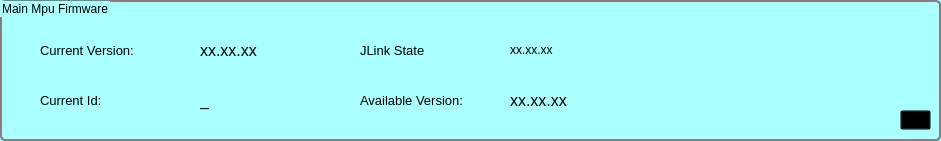
   <widget class="QGroupBox" name="groupBoxMain">
    <property name="geometry">
     <rect>
      <x>10</x>
      <y>20</y>
      <width>941</width>
      <height>141</height>
     </rect>
    </property>
    <property name="palette">
     <palette>
      <active>
       <colorrole role="WindowText">
        <brush brushstyle="SolidPattern">
         <color alpha="255">
          <red>0</red>
          <green>0</green>
          <blue>0</blue>
         </color>
        </brush>
       </colorrole>
       <colorrole role="Button">
        <brush brushstyle="SolidPattern">
         <color alpha="255">
          <red>170</red>
          <green>255</green>
          <blue>255</blue>
         </color>
        </brush>
       </colorrole>
       <colorrole role="Light">
        <brush brushstyle="SolidPattern">
         <color alpha="255">
          <red>255</red>
          <green>255</green>
          <blue>255</blue>
         </color>
        </brush>
       </colorrole>
       <colorrole role="Midlight">
        <brush brushstyle="SolidPattern">
         <color alpha="255">
          <red>212</red>
          <green>255</green>
          <blue>255</blue>
         </color>
        </brush>
       </colorrole>
       <colorrole role="Dark">
        <brush brushstyle="SolidPattern">
         <color alpha="255">
          <red>85</red>
          <green>127</green>
          <blue>127</blue>
         </color>
        </brush>
       </colorrole>
       <colorrole role="Mid">
        <brush brushstyle="SolidPattern">
         <color alpha="255">
          <red>113</red>
          <green>170</green>
          <blue>170</blue>
         </color>
        </brush>
       </colorrole>
       <colorrole role="Text">
        <brush brushstyle="SolidPattern">
         <color alpha="255">
          <red>0</red>
          <green>0</green>
          <blue>0</blue>
         </color>
        </brush>
       </colorrole>
       <colorrole role="BrightText">
        <brush brushstyle="SolidPattern">
         <color alpha="255">
          <red>255</red>
          <green>255</green>
          <blue>255</blue>
         </color>
        </brush>
       </colorrole>
       <colorrole role="ButtonText">
        <brush brushstyle="SolidPattern">
         <color alpha="255">
          <red>0</red>
          <green>0</green>
          <blue>0</blue>
         </color>
        </brush>
       </colorrole>
       <colorrole role="Base">
        <brush brushstyle="SolidPattern">
         <color alpha="255">
          <red>255</red>
          <green>255</green>
          <blue>255</blue>
         </color>
        </brush>
       </colorrole>
       <colorrole role="Window">
        <brush brushstyle="SolidPattern">
         <color alpha="255">
          <red>170</red>
          <green>255</green>
          <blue>255</blue>
         </color>
        </brush>
       </colorrole>
       <colorrole role="Shadow">
        <brush brushstyle="SolidPattern">
         <color alpha="255">
          <red>0</red>
          <green>0</green>
          <blue>0</blue>
         </color>
        </brush>
       </colorrole>
       <colorrole role="AlternateBase">
        <brush brushstyle="SolidPattern">
         <color alpha="255">
          <red>212</red>
          <green>255</green>
          <blue>255</blue>
         </color>
        </brush>
       </colorrole>
       <colorrole role="ToolTipBase">
        <brush brushstyle="SolidPattern">
         <color alpha="255">
          <red>255</red>
          <green>255</green>
          <blue>220</blue>
         </color>
        </brush>
       </colorrole>
       <colorrole role="ToolTipText">
        <brush brushstyle="SolidPattern">
         <color alpha="255">
          <red>0</red>
          <green>0</green>
          <blue>0</blue>
         </color>
        </brush>
       </colorrole>
      </active>
      <inactive>
       <colorrole role="WindowText">
        <brush brushstyle="SolidPattern">
         <color alpha="255">
          <red>0</red>
          <green>0</green>
          <blue>0</blue>
         </color>
        </brush>
       </colorrole>
       <colorrole role="Button">
        <brush brushstyle="SolidPattern">
         <color alpha="255">
          <red>170</red>
          <green>255</green>
          <blue>255</blue>
         </color>
        </brush>
       </colorrole>
       <colorrole role="Light">
        <brush brushstyle="SolidPattern">
         <color alpha="255">
          <red>255</red>
          <green>255</green>
          <blue>255</blue>
         </color>
        </brush>
       </colorrole>
       <colorrole role="Midlight">
        <brush brushstyle="SolidPattern">
         <color alpha="255">
          <red>212</red>
          <green>255</green>
          <blue>255</blue>
         </color>
        </brush>
       </colorrole>
       <colorrole role="Dark">
        <brush brushstyle="SolidPattern">
         <color alpha="255">
          <red>85</red>
          <green>127</green>
          <blue>127</blue>
         </color>
        </brush>
       </colorrole>
       <colorrole role="Mid">
        <brush brushstyle="SolidPattern">
         <color alpha="255">
          <red>113</red>
          <green>170</green>
          <blue>170</blue>
         </color>
        </brush>
       </colorrole>
       <colorrole role="Text">
        <brush brushstyle="SolidPattern">
         <color alpha="255">
          <red>0</red>
          <green>0</green>
          <blue>0</blue>
         </color>
        </brush>
       </colorrole>
       <colorrole role="BrightText">
        <brush brushstyle="SolidPattern">
         <color alpha="255">
          <red>255</red>
          <green>255</green>
          <blue>255</blue>
         </color>
        </brush>
       </colorrole>
       <colorrole role="ButtonText">
        <brush brushstyle="SolidPattern">
         <color alpha="255">
          <red>0</red>
          <green>0</green>
          <blue>0</blue>
         </color>
        </brush>
       </colorrole>
       <colorrole role="Base">
        <brush brushstyle="SolidPattern">
         <color alpha="255">
          <red>255</red>
          <green>255</green>
          <blue>255</blue>
         </color>
        </brush>
       </colorrole>
       <colorrole role="Window">
        <brush brushstyle="SolidPattern">
         <color alpha="255">
          <red>170</red>
          <green>255</green>
          <blue>255</blue>
         </color>
        </brush>
       </colorrole>
       <colorrole role="Shadow">
        <brush brushstyle="SolidPattern">
         <color alpha="255">
          <red>0</red>
          <green>0</green>
          <blue>0</blue>
         </color>
        </brush>
       </colorrole>
       <colorrole role="AlternateBase">
        <brush brushstyle="SolidPattern">
         <color alpha="255">
          <red>212</red>
          <green>255</green>
          <blue>255</blue>
         </color>
        </brush>
       </colorrole>
       <colorrole role="ToolTipBase">
        <brush brushstyle="SolidPattern">
         <color alpha="255">
          <red>255</red>
          <green>255</green>
          <blue>220</blue>
         </color>
        </brush>
       </colorrole>
       <colorrole role="ToolTipText">
        <brush brushstyle="SolidPattern">
         <color alpha="255">
          <red>0</red>
          <green>0</green>
          <blue>0</blue>
         </color>
        </brush>
       </colorrole>
      </inactive>
      <disabled>
       <colorrole role="WindowText">
        <brush brushstyle="SolidPattern">
         <color alpha="255">
          <red>85</red>
          <green>127</green>
          <blue>127</blue>
         </color>
        </brush>
       </colorrole>
       <colorrole role="Button">
        <brush brushstyle="SolidPattern">
         <color alpha="255">
          <red>170</red>
          <green>255</green>
          <blue>255</blue>
         </color>
        </brush>
       </colorrole>
       <colorrole role="Light">
        <brush brushstyle="SolidPattern">
         <color alpha="255">
          <red>255</red>
          <green>255</green>
          <blue>255</blue>
         </color>
        </brush>
       </colorrole>
       <colorrole role="Midlight">
        <brush brushstyle="SolidPattern">
         <color alpha="255">
          <red>212</red>
          <green>255</green>
          <blue>255</blue>
         </color>
        </brush>
       </colorrole>
       <colorrole role="Dark">
        <brush brushstyle="SolidPattern">
         <color alpha="255">
          <red>85</red>
          <green>127</green>
          <blue>127</blue>
         </color>
        </brush>
       </colorrole>
       <colorrole role="Mid">
        <brush brushstyle="SolidPattern">
         <color alpha="255">
          <red>113</red>
          <green>170</green>
          <blue>170</blue>
         </color>
        </brush>
       </colorrole>
       <colorrole role="Text">
        <brush brushstyle="SolidPattern">
         <color alpha="255">
          <red>85</red>
          <green>127</green>
          <blue>127</blue>
         </color>
        </brush>
       </colorrole>
       <colorrole role="BrightText">
        <brush brushstyle="SolidPattern">
         <color alpha="255">
          <red>255</red>
          <green>255</green>
          <blue>255</blue>
         </color>
        </brush>
       </colorrole>
       <colorrole role="ButtonText">
        <brush brushstyle="SolidPattern">
         <color alpha="255">
          <red>85</red>
          <green>127</green>
          <blue>127</blue>
         </color>
        </brush>
       </colorrole>
       <colorrole role="Base">
        <brush brushstyle="SolidPattern">
         <color alpha="255">
          <red>170</red>
          <green>255</green>
          <blue>255</blue>
         </color>
        </brush>
       </colorrole>
       <colorrole role="Window">
        <brush brushstyle="SolidPattern">
         <color alpha="255">
          <red>170</red>
          <green>255</green>
          <blue>255</blue>
         </color>
        </brush>
       </colorrole>
       <colorrole role="Shadow">
        <brush brushstyle="SolidPattern">
         <color alpha="255">
          <red>0</red>
          <green>0</green>
          <blue>0</blue>
         </color>
        </brush>
       </colorrole>
       <colorrole role="AlternateBase">
        <brush brushstyle="SolidPattern">
         <color alpha="255">
          <red>170</red>
          <green>255</green>
          <blue>255</blue>
         </color>
        </brush>
       </colorrole>
       <colorrole role="ToolTipBase">
        <brush brushstyle="SolidPattern">
         <color alpha="255">
          <red>255</red>
          <green>255</green>
          <blue>220</blue>
         </color>
        </brush>
       </colorrole>
       <colorrole role="ToolTipText">
        <brush brushstyle="SolidPattern">
         <color alpha="255">
          <red>0</red>
          <green>0</green>
          <blue>0</blue>
         </color>
        </brush>
       </colorrole>
      </disabled>
     </palette>
    </property>
    <property name="accessibleName">
     <string/>
    </property>
    <property name="accessibleDescription">
     <string/>
    </property>
    <property name="layoutDirection">
     <enum>Qt::LeftToRight</enum>
    </property>
    <property name="styleSheet">
     <string notr="true">QGroupBox { 
     border: 2px solid gray; 
     border-radius: 5px; 
 } </string>
    </property>
    <property name="inputMethodHints">
     <set>Qt::ImhDigitsOnly</set>
    </property>
    <property name="title">
     <string>Main Mpu Firmware</string>
    </property>
    <widget class="QLabel" name="labelCurrVersionMp">
     <property name="geometry">
      <rect>
       <x>40</x>
       <y>40</y>
       <width>111</width>
       <height>20</height>
      </rect>
     </property>
     <property name="font">
      <font>
       <pointsize>10</pointsize>
      </font>
     </property>
     <property name="text">
      <string>Current Version:</string>
     </property>
     <property name="scaledContents">
      <bool>true</bool>
     </property>
    </widget>
    <widget class="QLabel" name="varCurrVersionNbrMp">
     <property name="geometry">
      <rect>
       <x>200</x>
       <y>40</y>
       <width>131</width>
       <height>20</height>
      </rect>
     </property>
     <property name="font">
      <font>
       <pointsize>12</pointsize>
      </font>
     </property>
     <property name="text">
      <string>xx.xx.xx</string>
     </property>
     <property name="scaledContents">
      <bool>true</bool>
     </property>
    </widget>
    <widget class="QLabel" name="varJLinkStateMp">
     <property name="geometry">
      <rect>
       <x>510</x>
       <y>40</y>
       <width>411</width>
       <height>20</height>
      </rect>
     </property>
     <property name="palette">
      <palette>
       <active>
        <colorrole role="WindowText">
         <brush brushstyle="SolidPattern">
          <color alpha="255">
           <red>0</red>
           <green>0</green>
           <blue>0</blue>
          </color>
         </brush>
        </colorrole>
        <colorrole role="Button">
         <brush brushstyle="SolidPattern">
          <color alpha="255">
           <red>0</red>
           <green>0</green>
           <blue>255</blue>
          </color>
         </brush>
        </colorrole>
        <colorrole role="Light">
         <brush brushstyle="SolidPattern">
          <color alpha="255">
           <red>127</red>
           <green>127</green>
           <blue>255</blue>
          </color>
         </brush>
        </colorrole>
        <colorrole role="Midlight">
         <brush brushstyle="SolidPattern">
          <color alpha="255">
           <red>63</red>
           <green>63</green>
           <blue>255</blue>
          </color>
         </brush>
        </colorrole>
        <colorrole role="Dark">
         <brush brushstyle="SolidPattern">
          <color alpha="255">
           <red>0</red>
           <green>0</green>
           <blue>127</blue>
          </color>
         </brush>
        </colorrole>
        <colorrole role="Mid">
         <brush brushstyle="SolidPattern">
          <color alpha="255">
           <red>0</red>
           <green>0</green>
           <blue>170</blue>
          </color>
         </brush>
        </colorrole>
        <colorrole role="Text">
         <brush brushstyle="SolidPattern">
          <color alpha="255">
           <red>0</red>
           <green>0</green>
           <blue>0</blue>
          </color>
         </brush>
        </colorrole>
        <colorrole role="BrightText">
         <brush brushstyle="SolidPattern">
          <color alpha="255">
           <red>255</red>
           <green>255</green>
           <blue>255</blue>
          </color>
         </brush>
        </colorrole>
        <colorrole role="ButtonText">
         <brush brushstyle="SolidPattern">
          <color alpha="255">
           <red>0</red>
           <green>0</green>
           <blue>0</blue>
          </color>
         </brush>
        </colorrole>
        <colorrole role="Base">
         <brush brushstyle="SolidPattern">
          <color alpha="255">
           <red>255</red>
           <green>255</green>
           <blue>255</blue>
          </color>
         </brush>
        </colorrole>
        <colorrole role="Window">
         <brush brushstyle="SolidPattern">
          <color alpha="255">
           <red>0</red>
           <green>0</green>
           <blue>255</blue>
          </color>
         </brush>
        </colorrole>
        <colorrole role="Shadow">
         <brush brushstyle="SolidPattern">
          <color alpha="255">
           <red>0</red>
           <green>0</green>
           <blue>0</blue>
          </color>
         </brush>
        </colorrole>
        <colorrole role="AlternateBase">
         <brush brushstyle="SolidPattern">
          <color alpha="255">
           <red>127</red>
           <green>127</green>
           <blue>255</blue>
          </color>
         </brush>
        </colorrole>
        <colorrole role="ToolTipBase">
         <brush brushstyle="SolidPattern">
          <color alpha="255">
           <red>255</red>
           <green>255</green>
           <blue>220</blue>
          </color>
         </brush>
        </colorrole>
        <colorrole role="ToolTipText">
         <brush brushstyle="SolidPattern">
          <color alpha="255">
           <red>0</red>
           <green>0</green>
           <blue>0</blue>
          </color>
         </brush>
        </colorrole>
       </active>
       <inactive>
        <colorrole role="WindowText">
         <brush brushstyle="SolidPattern">
          <color alpha="255">
           <red>0</red>
           <green>0</green>
           <blue>0</blue>
          </color>
         </brush>
        </colorrole>
        <colorrole role="Button">
         <brush brushstyle="SolidPattern">
          <color alpha="255">
           <red>0</red>
           <green>0</green>
           <blue>255</blue>
          </color>
         </brush>
        </colorrole>
        <colorrole role="Light">
         <brush brushstyle="SolidPattern">
          <color alpha="255">
           <red>127</red>
           <green>127</green>
           <blue>255</blue>
          </color>
         </brush>
        </colorrole>
        <colorrole role="Midlight">
         <brush brushstyle="SolidPattern">
          <color alpha="255">
           <red>63</red>
           <green>63</green>
           <blue>255</blue>
          </color>
         </brush>
        </colorrole>
        <colorrole role="Dark">
         <brush brushstyle="SolidPattern">
          <color alpha="255">
           <red>0</red>
           <green>0</green>
           <blue>127</blue>
          </color>
         </brush>
        </colorrole>
        <colorrole role="Mid">
         <brush brushstyle="SolidPattern">
          <color alpha="255">
           <red>0</red>
           <green>0</green>
           <blue>170</blue>
          </color>
         </brush>
        </colorrole>
        <colorrole role="Text">
         <brush brushstyle="SolidPattern">
          <color alpha="255">
           <red>0</red>
           <green>0</green>
           <blue>0</blue>
          </color>
         </brush>
        </colorrole>
        <colorrole role="BrightText">
         <brush brushstyle="SolidPattern">
          <color alpha="255">
           <red>255</red>
           <green>255</green>
           <blue>255</blue>
          </color>
         </brush>
        </colorrole>
        <colorrole role="ButtonText">
         <brush brushstyle="SolidPattern">
          <color alpha="255">
           <red>0</red>
           <green>0</green>
           <blue>0</blue>
          </color>
         </brush>
        </colorrole>
        <colorrole role="Base">
         <brush brushstyle="SolidPattern">
          <color alpha="255">
           <red>255</red>
           <green>255</green>
           <blue>255</blue>
          </color>
         </brush>
        </colorrole>
        <colorrole role="Window">
         <brush brushstyle="SolidPattern">
          <color alpha="255">
           <red>0</red>
           <green>0</green>
           <blue>255</blue>
          </color>
         </brush>
        </colorrole>
        <colorrole role="Shadow">
         <brush brushstyle="SolidPattern">
          <color alpha="255">
           <red>0</red>
           <green>0</green>
           <blue>0</blue>
          </color>
         </brush>
        </colorrole>
        <colorrole role="AlternateBase">
         <brush brushstyle="SolidPattern">
          <color alpha="255">
           <red>127</red>
           <green>127</green>
           <blue>255</blue>
          </color>
         </brush>
        </colorrole>
        <colorrole role="ToolTipBase">
         <brush brushstyle="SolidPattern">
          <color alpha="255">
           <red>255</red>
           <green>255</green>
           <blue>220</blue>
          </color>
         </brush>
        </colorrole>
        <colorrole role="ToolTipText">
         <brush brushstyle="SolidPattern">
          <color alpha="255">
           <red>0</red>
           <green>0</green>
           <blue>0</blue>
          </color>
         </brush>
        </colorrole>
       </inactive>
       <disabled>
        <colorrole role="WindowText">
         <brush brushstyle="SolidPattern">
          <color alpha="255">
           <red>0</red>
           <green>0</green>
           <blue>127</blue>
          </color>
         </brush>
        </colorrole>
        <colorrole role="Button">
         <brush brushstyle="SolidPattern">
          <color alpha="255">
           <red>0</red>
           <green>0</green>
           <blue>255</blue>
          </color>
         </brush>
        </colorrole>
        <colorrole role="Light">
         <brush brushstyle="SolidPattern">
          <color alpha="255">
           <red>127</red>
           <green>127</green>
           <blue>255</blue>
          </color>
         </brush>
        </colorrole>
        <colorrole role="Midlight">
         <brush brushstyle="SolidPattern">
          <color alpha="255">
           <red>63</red>
           <green>63</green>
           <blue>255</blue>
          </color>
         </brush>
        </colorrole>
        <colorrole role="Dark">
         <brush brushstyle="SolidPattern">
          <color alpha="255">
           <red>0</red>
           <green>0</green>
           <blue>127</blue>
          </color>
         </brush>
        </colorrole>
        <colorrole role="Mid">
         <brush brushstyle="SolidPattern">
          <color alpha="255">
           <red>0</red>
           <green>0</green>
           <blue>170</blue>
          </color>
         </brush>
        </colorrole>
        <colorrole role="Text">
         <brush brushstyle="SolidPattern">
          <color alpha="255">
           <red>0</red>
           <green>0</green>
           <blue>127</blue>
          </color>
         </brush>
        </colorrole>
        <colorrole role="BrightText">
         <brush brushstyle="SolidPattern">
          <color alpha="255">
           <red>255</red>
           <green>255</green>
           <blue>255</blue>
          </color>
         </brush>
        </colorrole>
        <colorrole role="ButtonText">
         <brush brushstyle="SolidPattern">
          <color alpha="255">
           <red>0</red>
           <green>0</green>
           <blue>127</blue>
          </color>
         </brush>
        </colorrole>
        <colorrole role="Base">
         <brush brushstyle="SolidPattern">
          <color alpha="255">
           <red>0</red>
           <green>0</green>
           <blue>255</blue>
          </color>
         </brush>
        </colorrole>
        <colorrole role="Window">
         <brush brushstyle="SolidPattern">
          <color alpha="255">
           <red>0</red>
           <green>0</green>
           <blue>255</blue>
          </color>
         </brush>
        </colorrole>
        <colorrole role="Shadow">
         <brush brushstyle="SolidPattern">
          <color alpha="255">
           <red>0</red>
           <green>0</green>
           <blue>0</blue>
          </color>
         </brush>
        </colorrole>
        <colorrole role="AlternateBase">
         <brush brushstyle="SolidPattern">
          <color alpha="255">
           <red>0</red>
           <green>0</green>
           <blue>255</blue>
          </color>
         </brush>
        </colorrole>
        <colorrole role="ToolTipBase">
         <brush brushstyle="SolidPattern">
          <color alpha="255">
           <red>255</red>
           <green>255</green>
           <blue>220</blue>
          </color>
         </brush>
        </colorrole>
        <colorrole role="ToolTipText">
         <brush brushstyle="SolidPattern">
          <color alpha="255">
           <red>0</red>
           <green>0</green>
           <blue>0</blue>
          </color>
         </brush>
        </colorrole>
       </disabled>
      </palette>
     </property>
     <property name="font">
      <font>
       <pointsize>9</pointsize>
      </font>
     </property>
     <property name="text">
      <string>xx.xx.xx</string>
     </property>
     <property name="scaledContents">
      <bool>true</bool>
     </property>
    </widget>
    <widget class="QLabel" name="labelJLinkStateMp">
     <property name="geometry">
      <rect>
       <x>360</x>
       <y>40</y>
       <width>111</width>
       <height>20</height>
      </rect>
     </property>
     <property name="font">
      <font>
       <pointsize>10</pointsize>
      </font>
     </property>
     <property name="text">
      <string>JLink State</string>
     </property>
     <property name="scaledContents">
      <bool>true</bool>
     </property>
    </widget>
    <widget class="QLabel" name="varAvailableVersionNbrMp">
     <property name="geometry">
      <rect>
       <x>510</x>
       <y>90</y>
       <width>361</width>
       <height>20</height>
      </rect>
     </property>
     <property name="font">
      <font>
       <pointsize>12</pointsize>
      </font>
     </property>
     <property name="text">
      <string>xx.xx.xx</string>
     </property>
     <property name="scaledContents">
      <bool>true</bool>
     </property>
    </widget>
    <widget class="QLabel" name="labelAvailableVersionMp">
     <property name="geometry">
      <rect>
       <x>360</x>
       <y>90</y>
       <width>131</width>
       <height>20</height>
      </rect>
     </property>
     <property name="font">
      <font>
       <pointsize>10</pointsize>
      </font>
     </property>
     <property name="text">
      <string>Available Version:</string>
     </property>
     <property name="scaledContents">
      <bool>true</bool>
     </property>
    </widget>
    <widget class="QLabel" name="varCurrIdNbrMp">
     <property name="geometry">
      <rect>
       <x>200</x>
       <y>90</y>
       <width>81</width>
       <height>20</height>
      </rect>
     </property>
     <property name="font">
      <font>
       <pointsize>12</pointsize>
      </font>
     </property>
     <property name="text">
      <string>_</string>
     </property>
     <property name="scaledContents">
      <bool>true</bool>
     </property>
    </widget>
    <widget class="QLabel" name="labelCurrIdM">
     <property name="geometry">
      <rect>
       <x>40</x>
       <y>90</y>
       <width>91</width>
       <height>20</height>
      </rect>
     </property>
     <property name="font">
      <font>
       <pointsize>10</pointsize>
      </font>
     </property>
     <property name="text">
      <string>Current Id:</string>
     </property>
     <property name="scaledContents">
      <bool>true</bool>
     </property>
    </widget>
    <widget class="QToolButton" name="toolButtonCnfgMain">
     <property name="geometry">
      <rect>
       <x>900</x>
       <y>110</y>
       <width>31</width>
       <height>20</height>
      </rect>
     </property>
     <property name="styleSheet">
      <string notr="true">QToolButton{
	color:rgb(#f5f377);
	background-color:transparent;
}
QToolButton:hover{
	background-color:transparent;
	font: 75 12pt &quot;MS Shell Dlg 2&quot;;
}
QToolButton:pressed{
	background-color:rgb(#f5f366);
	font: 75 14pt &quot;MS Shell Dlg 2&quot;;
}</string>
     </property>
     <property name="text">
      <string>...</string>
     </property>
    </widget>
   </widget>
